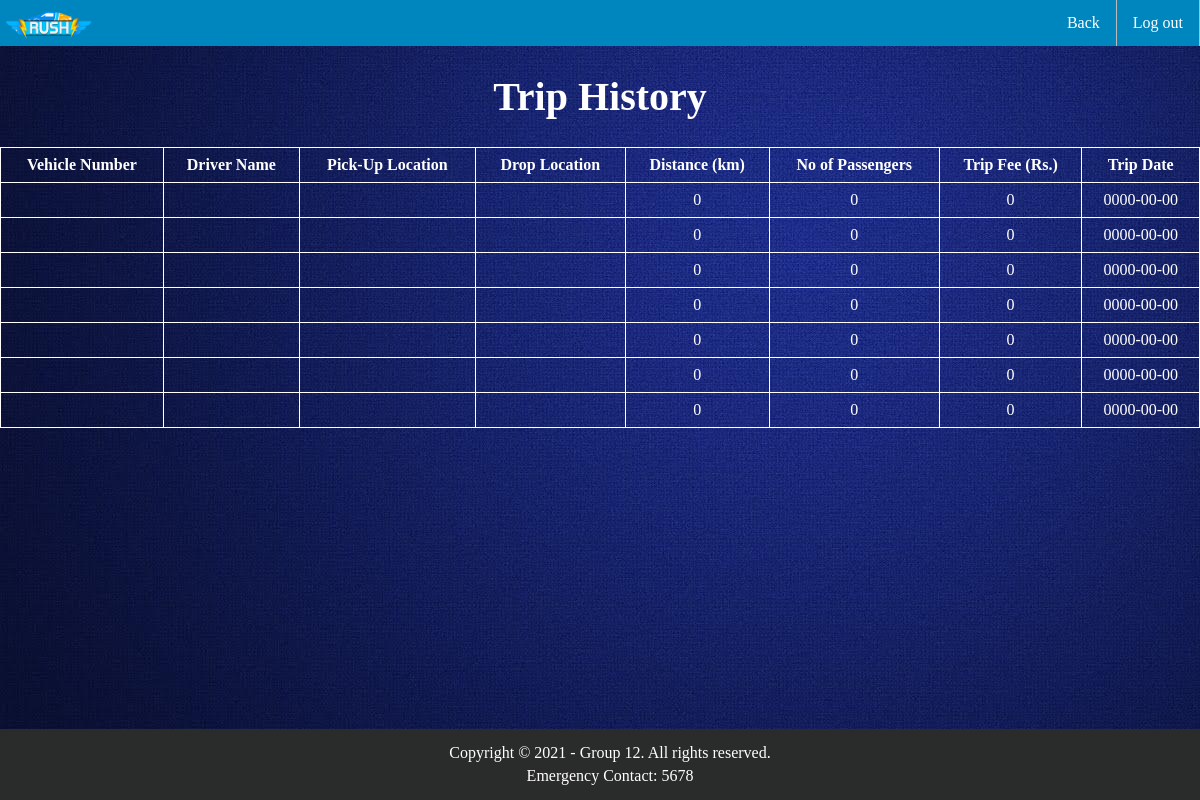
The app's page /Rider/renttrip.php with its own data.
### tables this page shows
CREATE TABLE `trip_det` (
  `trip_id` int(5) NOT NULL,
  `VID` int(5) NOT NULL,
  `DID` int(5) NOT NULL,
  `RID` int(5) NOT NULL,
  `Pick_up` varchar(30) NOT NULL,
  `Drop_lo` varchar(30) NOT NULL,
  `distan` int(5) NOT NULL,
  `No_pass` int(2) NOT NULL,
  `fee` int(5) NOT NULL,
  `trip_date` date NOT NULL,
  `is_completed` varchar(3) NOT NULL
);

### Rider/renttrip.php (the view, shortened to what this page needs)
<?php
  include "../conn.php";
?>
<!DOCTYPE html>
<html lang="en">
  <head>
    <link rel="stylesheet" href="../css/driverstyleDash.css" />
  </head>
  <body>
<section>
    <div>
    <ul>
       <li style="float:right"><a href="../logout.php">Log out</a></li>
      <li style="float:right"><a class="active" href="./RenterDashBoard.php">Back</a></li>
      <li style="float:left"><img src="../img/rushlogo2.png" alt="logo" height="40px"></li>
    </ul>
  </div>
</section>
<h1 style="color: #ffffff; text-align: center; font-size: 40px; font-family: Trebuchet MS">Trip History</h1>
<table style="color: #ffffff; font-family: Trebuchet MS;" cellpadding="8px" >
  <thead>
  <tr>
    <th>Vehicle Number</th>
    <th>Driver Name</th>
    <th>Pick-Up Location</th>
    <th>Drop Location</th>
    <th>Distance (km)</th>
    <th>No of Passengers</th>
    <th>Trip Fee (Rs.)</th>
    <th>Trip Date</th>
  </tr>
  </thead>
  <tbody>
                    <?php
                    $uname=$_SESSION['uname'];
                    $sql1 = "SELECT RID FROM rider_det WHERE Runame = '$uname'";
                    $result = mysqli_query($conn,$sql1);
                    $row = mysqli_fetch_array($result);
                    $Rid = $row['RID'];
                    $sql_query = "SELECT * FROM trip_det WHERE RID='$Rid' ORDER BY trip_date DESC; ";
                    $result2 = mysqli_query($conn, $sql_query);
                    while ($row = mysqli_fetch_assoc($result2)) {
                        $did=$row['DID'];
                        $sql_query1 = "SELECT * FROM driver_det WHERE DID='$did'";
                        $result3 = mysqli_query($conn, $sql_query1);
                        $row2 = mysqli_fetch_assoc($result3);
                        $vid=$row['VID'];
                        $sql_query4 = "SELECT * FROM vehicle_det WHERE VID='$vid'";
                        $result4 = mysqli_query($conn, $sql_query4);
                        $row3 = mysqli_fetch_assoc($result4);
                      ?>
                    <tr class="raw">
                        <td align="center"><?php echo $row3["Vnumber"]; ?></td>
                        <td align="center"><?php echo $row2["Dfname"]." ".$row2["Dlname"]; ?></td>
                        <td align="center"><?php echo $row["Pick_up"]; ?></td>
                        <td align="center"><?php echo $row["Drop_lo"]; ?></td>
                        <td align="center"><?php echo $row["distan"]; ?></td>
                        <td align="center"><?php echo $row["No_pass"]; ?></td>
                        <td align="center"><?php echo $row["fee"]; ?></td>
                        <td align="center"><?php echo $row["trip_date"]; ?></td>
                    </tr>
                    <?php $count++;
                    } ?>
                </tbody>
</table>
<br>
<br>
        <div class="footer">
     <p style="color: white; margin: 5px; font-family: Trebuchet MS;">Copyright &#169; 2021 - Group 12. All rights reserved.</p>
     <p style="color: white; margin: 5px; font-family: Trebuchet MS;">Emergency Contact: 5678</p>
  </div>
  </body>
</html>

### css/driverstyleDash.css (style rules this page uses)
body { background-color: #00487c; background-image: url(../img/back9.jpg); margin: 0px; }
.footer { background-color:#2a2b2b; padding: 10px; text-align: center; position: fixed; left: 0; bottom: 0; width: 100%; text-align: center; }
ul { list-style-type: none; margin: 0; padding: 0; overflow: hidden; background-color: #0086bf; font-family:Trebuchet MS; }
li { float: left; border-right:1px solid #bbb; }
li:last-child { border-right: none; }
li a { display: block; color: white; text-align: center; padding: 14px 16px; text-decoration: none; }

### Rider/renttrip.php (style rules this page uses)
table, td, th { border: 1px solid white; }
table { width: 100%; border-collapse: collapse; }

### records on screen
trip_det: distan "0", No_pass "0", fee "0", trip_date "0000-00-00"
trip_det: distan "0", No_pass "0", fee "0", trip_date "0000-00-00"
trip_det: distan "0", No_pass "0", fee "0", trip_date "0000-00-00"
trip_det: distan "0", No_pass "0", fee "0", trip_date "0000-00-00"
trip_det: distan "0", No_pass "0", fee "0", trip_date "0000-00-00"
trip_det: distan "0", No_pass "0", fee "0", trip_date "0000-00-00"
trip_det: distan "0", No_pass "0", fee "0", trip_date "0000-00-00"
